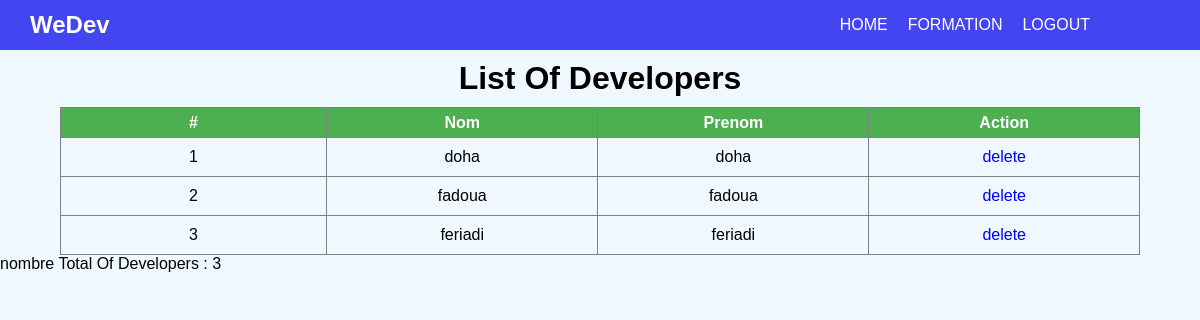
/brief/PHP/ADMIN/Dashboard.php, run on the app's committed database.
### tables this page shows
CREATE TABLE `developpeurs` (
  `id` int(11) NOT NULL,
  `nom` varchar(255) NOT NULL,
  `prenom` varchar(255) NOT NULL,
  `email` varchar(255) NOT NULL,
  `password` varchar(255) NOT NULL
);

### brief/PHP/ADMIN/Dashboard.php (the view, shortened to what this page needs)
    <?php
include "../INCLUDE/Connect.php";
?>
    <!DOCTYPE html>
    <html lang="en">
    <head>
        <link rel="stylesheet" href="../../CSS/dash.css">
        <link rel="stylesheet" href="../../CSS/heeader.css">
    </head>
    <body>
    <?php include_once "../INCLUDE/Dheader.php"; ?>
          <?php
        $sql ="SELECT * FROM developpeurs";
        $stmt = $pdo->query($sql);
        $numdev = $stmt->rowCount();
        ?>
        <h1>List Of Developers</h1>
      <table border="" style="border-collapse: collapse;">
            <thead>
                <th>#</th>
                <th>Nom</th>
                <th>Prenom</th>
                <th>Action</th>
            </thead>
            <?php
            $i = 1;
    $sql="SELECT * FROM developpeurs";
    foreach ($pdo->query($sql) as $row) : ?>
            <tr>
                <td><?php echo $i++ ?></td>
                <td><?php echo $row['nom'] ?></td>
                <td><?php echo $row['prenom'] ?></td>
                <td>
                <a href="delete.php?id=<?php echo  $row['id']?>">delete</a>
                </td>
            </tr>
            <?php endforeach; ?>
        </table>
        <p> nombre Total Of Developers : <?php echo $numdev ?></p>
    </body>
    </html>

### brief/CSS/dash.css (style rules this page uses)
* { padding: 0%; margin: 0%; box-sizing: border-box; }
body { background-color: aliceblue; }
table { border-collapse: collapse; width: 90%; margin: 0 auto; text-align: center; }
th { background-color: #4caf50; color: white; width: 300px; height: 30px; }
td { padding: 10px; }

### brief/CSS/heeader.css (style rules this page uses)
* { padding: 0%; margin: 0%; box-sizing: border-box; }
body { background-color: aliceblue; font-family: sans-serif; }
h1 { text-align: center; margin-bottom: 10px; margin-top: 10px; }
a { text-decoration: none; color: blue; }

### data on the page
developpeurs: nom "doha", prenom "doha"
developpeurs: nom "fadoua", prenom "fadoua"
developpeurs: nom "feriadi", prenom "feriadi"

### other printed values
$numdev "3"
